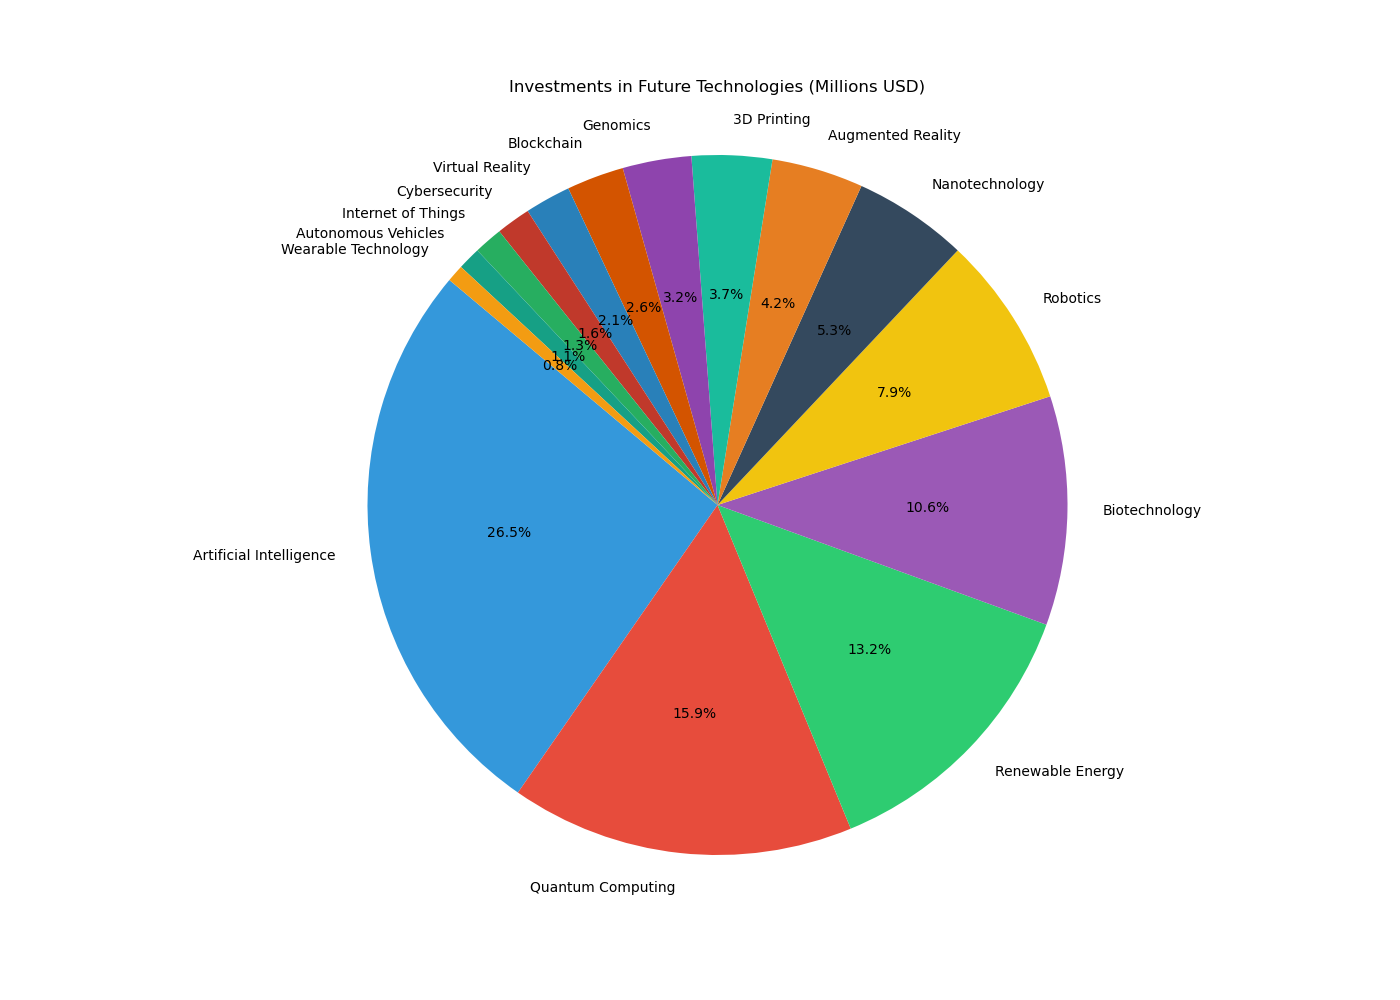

This figure's Python source:

import matplotlib.pyplot as plt

# Data
fields = ['Artificial Intelligence', 'Quantum Computing', 'Renewable Energy', 'Biotechnology', 'Robotics',
          'Nanotechnology', 'Augmented Reality', '3D Printing', 'Genomics', 'Blockchain',
          'Virtual Reality', 'Cybersecurity', 'Internet of Things', 'Autonomous Vehicles', 'Wearable Technology']
values = [500, 300, 250, 200, 150, 100, 80, 70, 60, 50, 40, 30, 25, 20, 15]

# Colors
colors = ['#3498db', '#e74c3c', '#2ecc71', '#9b59b6', '#f1c40f',
          '#34495e', '#e67e22', '#1abc9c', '#8e44ad', '#d35400',
          '#2980b9', '#c0392b', '#27ae60', '#16a085', '#f39c12']

# Pie chart
fig, ax = plt.subplots(figsize=(14, 10))  # Width, Height of the chart
ax.pie(values, labels=fields, colors=colors, autopct='%1.1f%%', startangle=140)
ax.axis('equal')  # Equal aspect ratio ensures that pie is drawn as a circle.

plt.title('Investments in Future Technologies (Millions USD)', pad=20)
plt.show()
